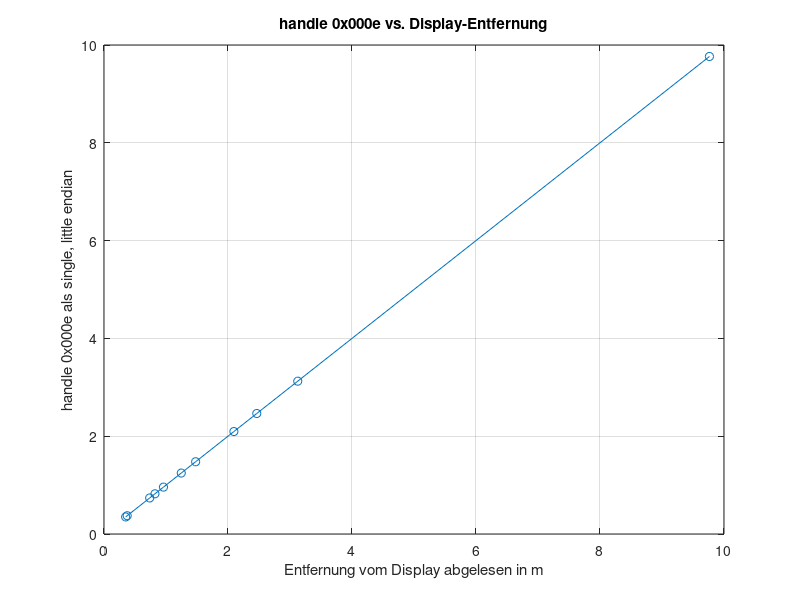

The MATLAB script that drew this image:
## Mit dem Leica Disto D110 einige Messwerte gemacht, vom Display
## abgelesen und in den Vektor dist eingetragen.

## Die Werte in reply kommen von gatttool:
# $ sudo hcitool lescan
# LE Scan ...
# C4:3D:E5:CD:0C:75 DISTO 43161227

# $ gatttool -b C4:3D:E5:CD:0C:75 --interactive (hier fehlt random address)
# [C4:3D:E5:CD:0C:75][LE]> connect
# Attempting to connect to C4:3D:E5:CD:0C:75
# Connection successful
# [C4:3D:E5:CD:0C:75][LE]> char-write-req f 0200
# Characteristic value was written successfully
# Indication   handle = 0x000e value: 06 12 94 3e

1;
function ret = str2single(str)
  tmp = sscanf(str, "%x");
  ret = typecast (uint8(tmp), "single");
endfunction

# vom Display abgelesen [m]
dist = [0.349 0.374 0.737 0.822 3.125 0.959 1.246 1.478 2.464 2.095 9.765];

# handle 0x000e, siehe oben
reply ={"05 a3 b2 3e",
        "d2 6f bf 3e",
        "08 ac 3c 3f",
        "41 82 52 3f",
        "47 03 48 40",
        "cf 66 75 3f",
        "09 8a 9f 3f",
        "b8 1e bd 3f",
        "bb b8 1d 40",
        "65 19 06 40",
        "42 3e 1c 41"
        };

reply_single = zeros (numel(dist), 1);
[dist, i] = sort(dist);
for k=1:numel(dist)
  reply_single(k) = str2single (reply {i(k)});
endfor

plot(dist, reply_single, "-o")
title ("handle 0x000e vs. Display-Entfernung")
xlabel ("Entfernung vom Display abgelesen in m")
ylabel ("handle 0x000e als single, little endian")
grid
